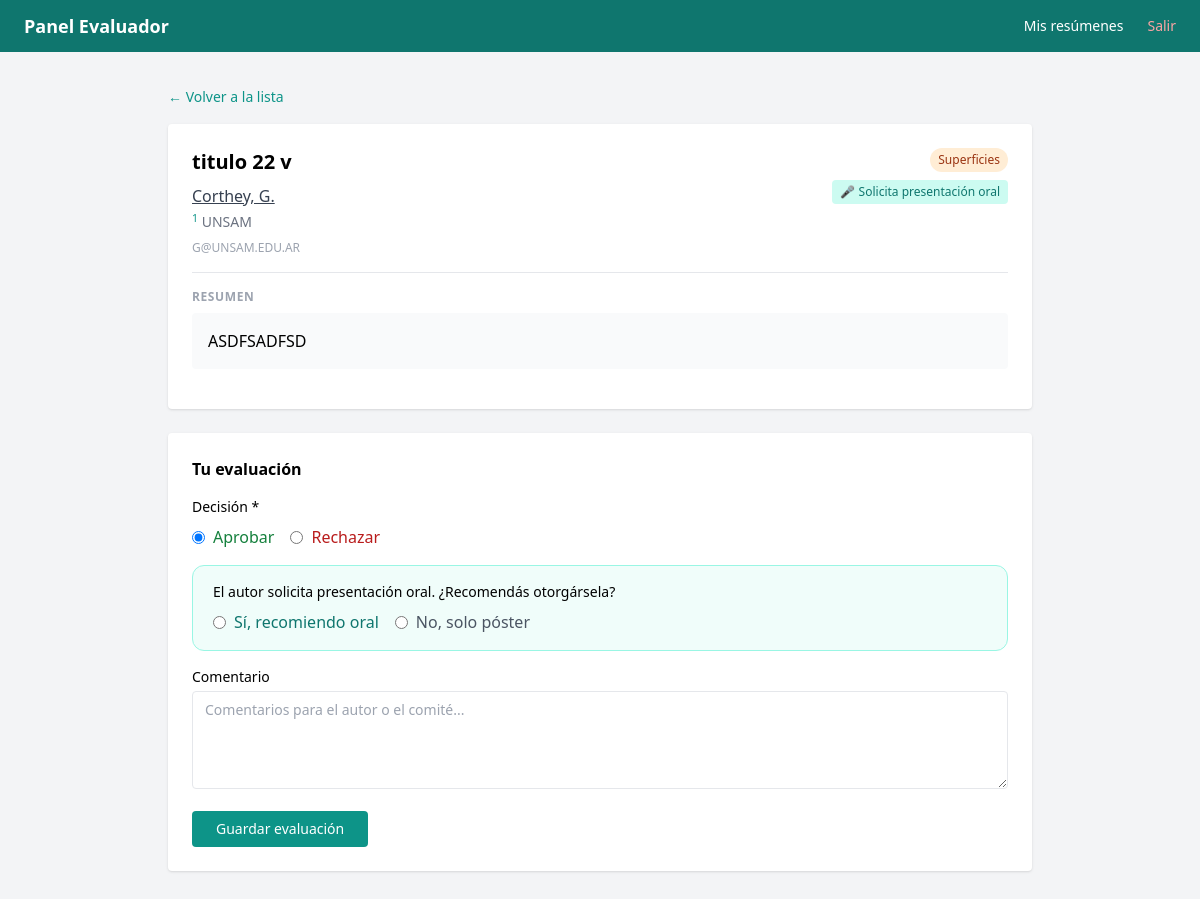
Screenshot of /eval/7 (signed in) with the database file from the repository.
### app/models.py (models this page shows)
class Abstract(Base):
    __tablename__ = "abstracts"
    id = Column(Integer, primary_key=True, index=True)
    titulo = Column(String, nullable=False)
    autor = Column(String, nullable=False)
    afiliacion = Column(String, nullable=False)
    email_autor = Column(String, nullable=False)
    contenido_html = Column(Text, nullable=False)
    presentacion_oral = Column(Integer, default=0)  # 1 = sí
    estado = Column(Enum(EstadoEnum), default=EstadoEnum.pendiente)
    fecha_envio = Column(DateTime, default=datetime.utcnow)
    reviews = relationship("Review", back_populates="abstract")
    asignaciones = relationship("Asignacion", back_populates="abstract")
    autores = relationship("Autor", back_populates="abstract", order_by="Autor.orden")
    afiliaciones = relationship("Afiliacion", back_populates="abstract", order_by="Afiliacion.orden")
    area_tematica = Column(String, nullable=True)
    referencias_html = Column(Text, nullable=True)

class Autor(Base):
    __tablename__ = "autores"
    id = Column(Integer, primary_key=True, index=True)
    abstract_id = Column(Integer, ForeignKey("abstracts.id"), nullable=False)
    nombre = Column(String, nullable=False)
    orden = Column(Integer, nullable=False)
    es_presentador = Column(Integer, default=0)  # 1 = sí
    afiliaciones_ids = Column(String, nullable=True)  # ej: "1,2"
    abstract = relationship("Abstract", back_populates="autores")

class Afiliacion(Base):
    __tablename__ = "afiliaciones"
    id = Column(Integer, primary_key=True, index=True)
    abstract_id = Column(Integer, ForeignKey("abstracts.id"), nullable=False)
    nombre = Column(String, nullable=False)
    orden = Column(Integer, nullable=False)
    abstract = relationship("Abstract", back_populates="afiliaciones")

class Review(Base):
    __tablename__ = "reviews"
    id = Column(Integer, primary_key=True, index=True)
    abstract_id = Column(Integer, ForeignKey("abstracts.id"), nullable=False)
    evaluador_id = Column(Integer, ForeignKey("users.id"), nullable=False)
    decision = Column(Enum(EstadoEnum), nullable=True)
    comentario = Column(Text, nullable=True)
    fecha = Column(DateTime, default=datetime.utcnow)
    abstract = relationship("Abstract", back_populates="reviews")
    evaluador = relationship("User", back_populates="reviews")
    recomienda_oral = Column(Integer, nullable=True)

### app/main.py (the view)
@app.get("/eval/{abstract_id}", response_class=HTMLResponse)
def eval_detalle(
    abstract_id: int,
    request: Request,
    current_user: models.User = Depends(require_evaluador),
    recomienda_oral: int = Form(None),
    db: Session = Depends(get_db)
):
    asig = db.query(models.Asignacion).filter(
        models.Asignacion.abstract_id == abstract_id,
        models.Asignacion.evaluador_id == current_user.id
    ).first()
    if not asig:
        raise HTTPException(status_code=403, detail="No tenés acceso a este resumen")
    abstract = asig.abstract
    review = db.query(models.Review).filter(
        models.Review.abstract_id == abstract_id,
        models.Review.evaluador_id == current_user.id
    ).first()
    return templates.TemplateResponse("eval/detalle.html", {
        "request": request,
        "abstract": abstract,
        "review": review,
        "current_user": current_user
    })

### app/templates/eval/detalle.html (shortened to what this page needs)
{% extends "eval/base.html" %}
{% block content %}
<a href="/eval" class="text-teal-600 text-sm hover:underline">← Volver a la lista</a>
<div class="mt-4 bg-white rounded shadow p-6 mb-6">
    <div class="flex items-start justify-between mb-4">
        <div class="flex-1">
            <h1 class="text-xl font-bold">{{ abstract.titulo | striptags }}</h1>
            <p class="text-gray-700 mt-2">
                {% for autor in abstract.autores %}
                    {% if autor.es_presentador %}<span class="underline">{% endif %}
                    {{ autor.nombre }}
                    {% if autor.es_presentador %}</span>{% endif %}
                {% endfor %}
            </p>
            <div class="mt-1">
                {% for afil in abstract.afiliaciones %}
                    <p class="text-gray-500 text-sm">
                        <sup class="text-teal-600">{{ afil.orden }}</sup> {{ afil.nombre }}
                    </p>
                {% endfor %}
            </div>
            <p class="text-gray-400 text-xs mt-2">{{ abstract.email_autor }}</p>
        </div>
        <div class="flex flex-col items-end gap-2 ml-4">
            {% set area_info = {
                '1': ('Síntesis de nanomateriales', 'bg-blue-100 text-blue-800'),
                '2': ('Autoensamblado', 'bg-purple-100 text-purple-800'),
                '3': ('Nanobiointerfaces', 'bg-green-100 text-green-800'),
                '4': ('Superficies', 'bg-orange-100 text-orange-800'),
                '5': ('Propiedades de nanomateriales','bg-yellow-100 text-yellow-800'),
                '6': ('Aplicaciones', 'bg-teal-100 text-teal-800'),
                '7': ('Nanotecnología y Salud', 'bg-red-100 text-red-800'),
            } %}
            {% set info = area_info.get(abstract.area_tematica, ('—', 'bg-gray-100 text-gray-500')) %}
            <span class="px-2 py-1 rounded-full text-xs font-medium {{ info[1] }}">{{ info[0] }}</span>
            {% if abstract.presentacion_oral %}
                <span class="bg-teal-100 text-teal-700 px-2 py-1 rounded text-xs">🎤 Solicita presentación oral</span>
            {% else %}
                <span class="bg-gray-100 text-gray-500 px-2 py-1 rounded text-xs">📋 Solo póster</span>
            {% endif %}
        </div>
    </div>
    <div class="border-t pt-4 mb-4">
        <p class="text-xs text-gray-400 font-semibold uppercase tracking-wider mb-2">Resumen</p>
        <div class="prose max-w-none bg-gray-50 rounded p-4">
            {{ abstract.contenido_html | safe }}
        </div>
    </div>
</div>
<div class="bg-white rounded shadow p-6">
    <h2 class="font-semibold mb-4">Tu evaluación</h2>
    <form method="post" action="/eval/{{ abstract.id }}">
        <div class="mb-4">
            <label class="block text-sm font-medium mb-2">Decisión *</label>
            <div class="flex gap-4">
                <label class="flex items-center gap-2 cursor-pointer">
                    <input type="radio" name="decision" value="aprobado" required
                        {% if review and review.decision and review.decision.value == 'aprobado' %}checked{% endif %}>
                    <span class="text-green-700 font-medium">Aprobar</span>
                </label>
                <label class="flex items-center gap-2 cursor-pointer">
                    <input type="radio" name="decision" value="rechazado"
                        {% if review and review.decision and review.decision.value == 'rechazado' %}checked{% endif %}>
                    <span class="text-red-700 font-medium">Rechazar</span>
                </label>
            </div>
        </div>
        {% if abstract.presentacion_oral %}
<div class="mb-4 bg-teal-50 border border-teal-200 rounded-xl px-5 py-4">
    <label class="block text-sm font-medium mb-2">El autor solicita presentación oral. ¿Recomendás otorgársela?</label>
    <div class="flex gap-4">
        <label class="flex items-center gap-2 cursor-pointer">
            <input type="radio" name="recomienda_oral" value="1"
                {% if review and review.recomienda_oral == 1 %}checked{% endif %}>
            <span class="text-teal-700 font-medium">Sí, recomiendo oral</span>
        </label>
        <label class="flex items-center gap-2 cursor-pointer">
            <input type="radio" name="recomienda_oral" value="0"
                {% if review and review.recomienda_oral == 0 %}checked{% endif %}>
            <span class="text-gray-600 font-medium">No, solo póster</span>
        </label>
    </div>
</div>
{% endif %}
        <div class="mb-4">
            <label class="block text-sm font-medium mb-1">Comentario</label>
            <textarea name="comentario" rows="4" placeholder="Comentarios para el autor o el comité..."
                class="w-full border rounded px-3 py-2 focus:outline-none focus:ring-2 focus:ring-teal-400 text-sm">{% if review %}{{ review.comentario or '' }}{% endif %}</textarea>
        </div>
        <button class="bg-teal-600 text-white px-6 py-2 rounded hover:bg-teal-700 text-sm font-medium">
            Guardar evaluación
        </button>
    </form>
</div>
{% endblock %}

### app/templates/eval/base.html (shortened to what this page needs)
<!DOCTYPE html>
<html lang="es">
<head>
    <script src="https://cdn.tailwindcss.com"></script>
</head>
<body class="bg-gray-100 min-h-screen">
    <nav class="bg-teal-700 text-white px-6 py-3 flex items-center justify-between">
        <span class="font-bold text-lg">Panel Evaluador</span>
        <div class="flex gap-6 text-sm">
            <a href="/eval" class="hover:underline">Mis resúmenes</a>
            <a href="/logout" class="hover:underline text-red-300">Salir</a>
        </div>
    </nav>
    <div class="max-w-4xl mx-auto py-8 px-4">
        {% block content %}{% endblock %}
    </div>
</body>
</html>

### rows the page displays
Abstract: titulo "titulo 22 v", email_autor "G@UNSAM.EDU.AR", contenido_html "ASDFSADFSD"
Autor: nombre "Corthey, G."
Afiliacion: orden "1", nombre "UNSAM"
Review: decision "☑ Aprobar", decision "☐ Rechazar", recomienda_oral "☐ Sí, recomiendo oral", recomienda_oral "☐ No, solo póster"

### other values shown
{{ info[0] }} "Superficies"
